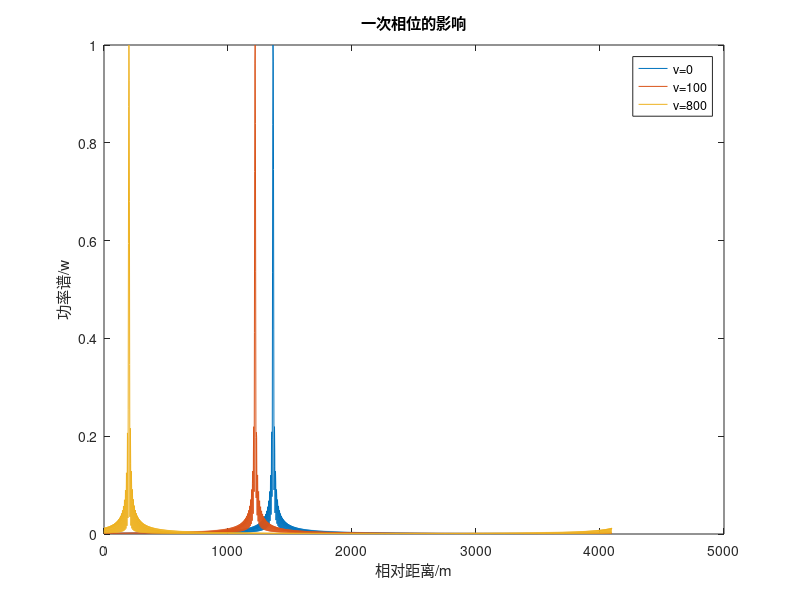

MATLAB code to generate this figure:
clear

close all

clc

C=3e8;PI=3.1415926;

%参数定义：脉宽

Fc=5.321e9;B=3e6;

%载频

%%

%%-----------------------------------------------------------%%

%%----修改步进数目Nf，以得到不同频率步进值下的仿真效果---------%%

%%-----------------------------------------------------------%%

Nf=512;

%%

Deltaf=B/(Nf-1);

% Rn=500;Rf=5000; RM=2000;

%处理窗口范围

% Tp=2*RM/C;

Tp=1e-5;

%脉冲周期

% Tw=Tp;

% 脉宽

Ts=1/B;

%采样频率

Nfft=2048;

for k=1:1:3

R=8500;

%目标位置坐标

Sigma=[1 1.5 2.25 3.375];

%目标散射系数

v=[0 100 800];

%目标相对移动速度
%%

NV=length(v);

St=zeros(1,Nfft);

tt=2*R/C;

for i=1:Nf

   St(i)=St(i)+Sigma(k)*exp(-1i*2*PI*(Fc+i*Deltaf)*tt)*exp(1i*4*PI*Fc*v(k)*i*Tp/C);

end
%%

Z=ifft(St);

ZZ=abs(Z);

max(ZZ);

ZZ=ZZ/max(ZZ);

Z0=20*log10(ZZ);

XX=circshift(ZZ,0);

%%

plot(1:2:2*Nfft,XX);

xlabel('相对距离/m')

ylabel('功率谱/w')

title('一次相位的影响')

hold on;


end
    
legend('v=0','v=100','v=800');

saveas(gcf,'One Phase.emf');